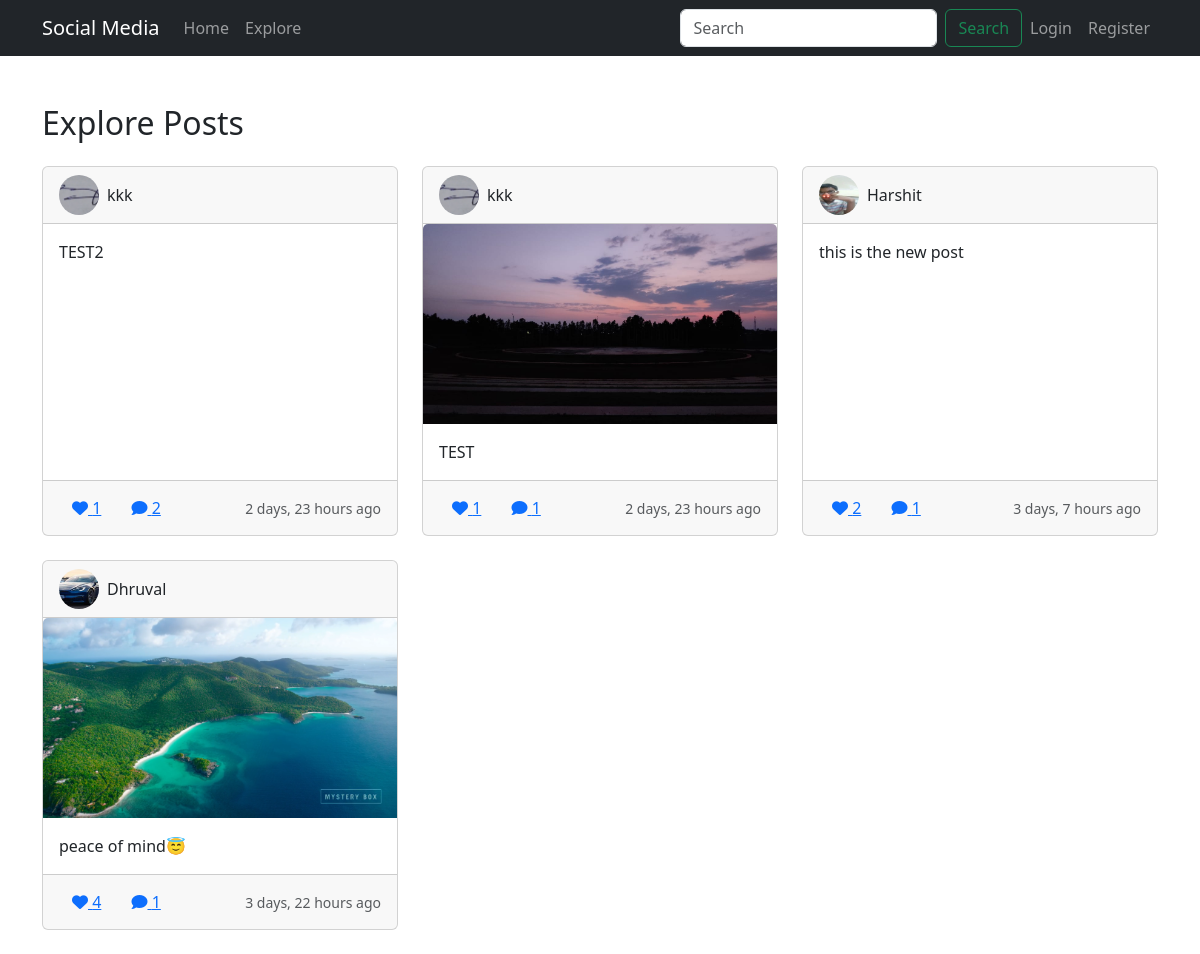
/explore/, run on the app's committed database.
### social_app/models.py (models this page shows, shortened)
class Post(models.Model):
    author = models.ForeignKey(User, on_delete=models.CASCADE, related_name='posts')
    content = models.TextField()
    image = models.ImageField(upload_to='post_images', blank=True)
    created_at = models.DateTimeField(auto_now_add=True)
    likes = models.ManyToManyField(User, related_name='liked_posts', blank=True)
    class Meta:
        ordering = ['-created_at']

class Profile(models.Model):
    user = models.OneToOneField(User, on_delete=models.CASCADE)
    bio = models.TextField(max_length=500, blank=True)
    profile_picture = models.ImageField(upload_to='profile_pics', blank=True)
    followers = models.ManyToManyField('self', symmetrical=False, related_name='following', blank=True)
    created_at = models.DateTimeField(auto_now_add=True)

### social_app/views.py (the view)
# urls.py: path('explore/', views.ExploreView.as_view(), name='explore'),
class ExploreView(ListView):
    model = Post
    template_name = 'social_app/explore.html'
    context_object_name = 'posts'
    paginate_by = 15
    def get_queryset(self):
        return Post.objects.all().order_by('-created_at')

### social_app/templates/social_app/explore.html (shortened to what this page needs)
{% extends 'social_app/base.html' %}
{% block content %}
<h2 class="mb-4">Explore Posts</h2>
<div class="row">
    {% for post in posts %}
        <div class="col-md-4 mb-4">
            <div class="card h-100">
                <div class="card-header">
                    <div class="d-flex align-items-center">
                        <img src="{{ post.author.profile.profile_picture.url|default:'https://via.placeholder.com/40' }}"
                             class="rounded-circle profile-picture-small me-2">
                        <a href="{% url 'profile' username=post.author.username %}" class="text-decoration-none text-dark">
                            {{ post.author.username }}
                        </a>
                    </div>
                </div>
                {% if post.image %}
                    <img src="{{ post.image.url }}" class="card-img-top" alt="Post image" style="height: 200px; object-fit: cover;">
                {% endif %}
                <div class="card-body">
                    <p class="card-text">{{ post.content|truncatechars:100 }}</p>
                </div>
                <div class="card-footer">
                    <div class="d-flex justify-content-between align-items-center">
                        <div>
                            <button class="btn btn-link like-btn" data-post-id="{{ post.id }}">
                                <i class="fas fa-heart {% if request.user in post.likes.all %}text-danger{% endif %}"></i>
                                <span class="like-count">{{ post.likes.count }}</span>
                            </button>
                            <a href="{% url 'post-detail' pk=post.id %}" class="btn btn-link">
                                <i class="fas fa-comment"></i> {{ post.comments.count }}
                            </a>
                        </div>
                        <small class="text-muted">{{ post.created_at|timesince }} ago</small>
                    </div>
                </div>
            </div>
        </div>
    {% empty %}
        <div class="col">
            <div class="alert alert-info">No posts available.</div>
        </div>
    {% endfor %}
</div>
{% endblock %}

### social_app/templates/social_app/base.html (shortened to what this page needs)
<!DOCTYPE html>
<html lang="en">
<head>
    <link href="https://cdn.jsdelivr.net/npm/bootstrap@5.3.0/dist/css/bootstrap.min.css" rel="stylesheet">
    <link href="https://cdnjs.cloudflare.com/ajax/libs/font-awesome/6.0.0/css/all.min.css" rel="stylesheet">
</head>
<body>
    <nav class="navbar navbar-expand-lg navbar-dark bg-dark fixed-top">
        <div class="container">
            <a class="navbar-brand" href="{% url 'home' %}">Social Media</a>
            <div class="collapse navbar-collapse" id="navbarNav">
                <ul class="navbar-nav me-auto">
                    <li class="nav-item">
                        <a class="nav-link" href="{% url 'home' %}">Home</a>
                    </li>
                    <li class="nav-item">
                        <a class="nav-link" href="{% url 'explore' %}">Explore</a>
                    </li>
                </ul>
                <form class="d-flex" role="search" method="GET" action="{% url 'search_user' %}">
                    <input class="form-control me-2" type="search" name="q" placeholder="Search" aria-label="Search">
                    <button class="btn btn-outline-success" type="submit">Search</button>
                </form>
                <ul class="navbar-nav">
                    {% if user.is_authenticated %}
                        <li class="nav-item">
                            <a class="nav-link" href="{% url 'post-create' %}">New Post</a>
                        </li>
                        <li class="nav-item">
                            <a class="nav-link" href="{% url 'profile' username=user.username %}">Profile</a>
                        </li>
                        <li class="nav-item">
                            <a class="nav-link" href="{% url 'logout' %}">Logout</a>
                        </li>
                    {% else %}
                        <li class="nav-item">
                            <a class="nav-link" href="{% url 'login' %}">Login</a>
                        </li>
                        <li class="nav-item">
                            <a class="nav-link" href="{% url 'register' %}">Register</a>
                        </li>
                    {% endif %}
                </ul>
            </div>
        </div>
    </nav>
    <main class="container mt-4">
        {% block content %}{% endblock %}
    </main>
</body>
</html>

### social_app/templates/social_app/base.html (style rules this page uses)
body { padding-top: 5rem; }
.profile-picture-small { width: 40px; height: 40px; object-fit: cover; }

### data on the page
Post: author.profile.profile_picture (picture), author.username "kkk", content "TEST2", likes.count "1", comments.count "2", created_at "2 days, 23 hours"
Post: author.profile.profile_picture (picture), author.username "kkk", image (picture), content "TEST", likes.count "1", comments.count "1", created_at "2 days, 23 hours"
Post: author.profile.profile_picture (picture), author.username "Harshit", content "this is the new post", likes.count "2", comments.count "1", created_at "3 days, 7 hours"
Post: author.profile.profile_picture (picture), author.username "Dhruval", image (picture), content "peace of mind😇", likes.count "4", comments.count "1", created_at "3 days, 22 hours"
